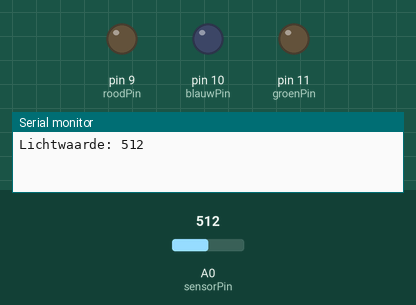
A sketch run on a simulated Arduino Uno, built with avr-gcc and run on an emulated ATmega328P. Parts: output pins drawn as LEDs (lit = HIGH), the last lines printed to the serial monitor. Inputs (shaded band) come from the test bench; at power-on: A0 (sensorPin) = 512.

Above: at 0.1 s.
At 0.6 s:
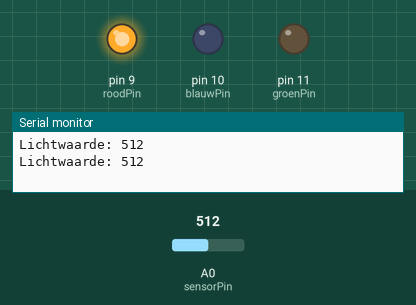
Timing chart, 0 to 2.1 s (numbered marks = the images above):
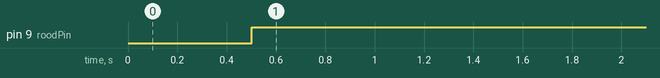

The sketch:

Lichtsensor.ino
```cpp
int roodPin = 9;
int groenPin = 11;
int blauwPin = 10;

const int sensorPin = A0;

void setup() {
  Serial.begin(9600);
  pinMode(roodPin, OUTPUT);
  pinMode(groenPin, OUTPUT);
  pinMode(blauwPin, OUTPUT);
}

void loop() {
  int lichtwaarde = analogRead(sensorPin);
  Serial.print("Lichtwaarde: ");
  Serial.println(lichtwaarde);
  delay(500);

  if (lichtwaarde < 650) {
    setColor(255, 0, 0); // Rood bij weinig licht
  } else {
    setColor(0, 0, 0);   // LED uit
  }
}

void setColor(int redValue, int greenValue, int blueValue) {
  analogWrite(roodPin, redValue);
  analogWrite(groenPin, greenValue);
  analogWrite(blauwPin, blueValue);
}
```

Measured:
- by itself, pin 9 (roodPin): LOW → HIGH at 0.50 s
